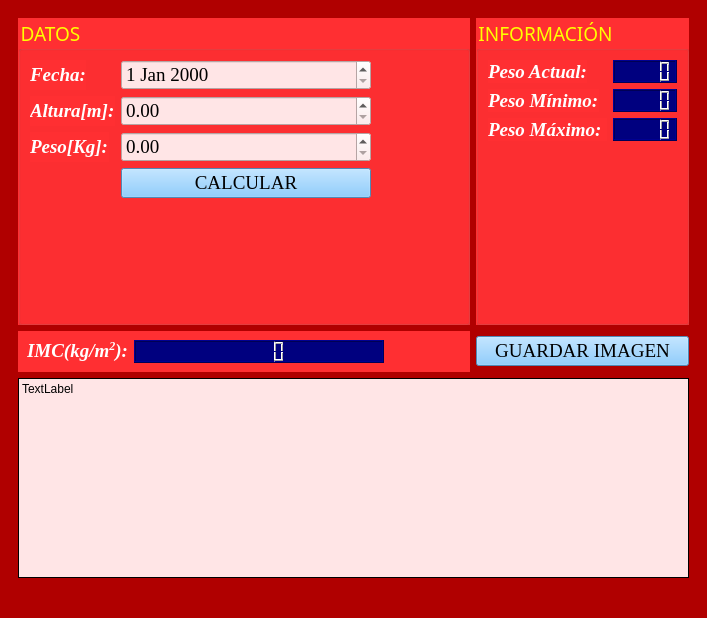
<?xml version="1.0" encoding="UTF-8"?>
<ui version="4.0">
 <class>Principal</class>
 <widget class="QMainWindow" name="Principal">
  <property name="geometry">
   <rect>
    <x>0</x>
    <y>0</y>
    <width>707</width>
    <height>618</height>
   </rect>
  </property>
  <property name="windowTitle">
   <string>Calculadora de Peso</string>
  </property>
  <property name="windowIcon">
   <iconset resource="Resources.qrc">
    <normaloff>:/Recursos/perdida-de-peso.png</normaloff>:/Recursos/perdida-de-peso.png</iconset>
  </property>
  <property name="styleSheet">
   <string notr="true">background-color: rgb(176, 0, 0);</string>
  </property>
  <widget class="QWidget" name="centralwidget">
   <layout class="QGridLayout" name="gridLayout_2">
    <item row="0" column="0">
     <widget class="QWidget" name="widget" native="true">
      <property name="styleSheet">
       <string notr="true">background-color: rgb(176, 0, 0);</string>
      </property>
      <layout class="QGridLayout" name="gridLayout">
       <item row="0" column="0">
        <widget class="QGroupBox" name="groupBox">
         <property name="font">
          <font>
           <family>Gill Sans Ultra Bold</family>
           <pointsize>14</pointsize>
          </font>
         </property>
         <property name="styleSheet">
          <string notr="true">background-color: rgb(255, 47, 50);
color: rgb(255, 255, 0);
</string>
         </property>
         <property name="title">
          <string>DATOS</string>
         </property>
         <layout class="QFormLayout" name="formLayout">
          <item row="0" column="0">
           <widget class="QLabel" name="label">
            <property name="font">
             <font>
              <family>Georgia</family>
              <pointsize>14</pointsize>
              <weight>75</weight>
              <italic>true</italic>
              <bold>true</bold>
             </font>
            </property>
            <property name="styleSheet">
             <string notr="true">color: rgb(255, 255, 255);</string>
            </property>
            <property name="text">
             <string>Fecha:</string>
            </property>
           </widget>
          </item>
          <item row="0" column="1">
           <widget class="QDateEdit" name="inFecha">
            <property name="maximumSize">
             <size>
              <width>250</width>
              <height>16777215</height>
             </size>
            </property>
            <property name="font">
             <font>
              <family>Georgia</family>
              <pointsize>14</pointsize>
             </font>
            </property>
            <property name="styleSheet">
             <string notr="true">background-color: rgb(255, 229, 230);
color: rgb(0, 0, 0);</string>
            </property>
            <property name="maximumDate">
             <date>
              <year>2122</year>
              <month>12</month>
              <day>31</day>
             </date>
            </property>
            <property name="minimumDate">
             <date>
              <year>1922</year>
              <month>1</month>
              <day>1</day>
             </date>
            </property>
           </widget>
          </item>
          <item row="1" column="0">
           <widget class="QLabel" name="label_2">
            <property name="font">
             <font>
              <family>Georgia</family>
              <pointsize>14</pointsize>
              <weight>75</weight>
              <italic>true</italic>
              <bold>true</bold>
             </font>
            </property>
            <property name="styleSheet">
             <string notr="true">color: rgb(255, 255, 255);</string>
            </property>
            <property name="text">
             <string>Altura[m]:</string>
            </property>
           </widget>
          </item>
          <item row="1" column="1">
           <widget class="QDoubleSpinBox" name="inAltura">
            <property name="maximumSize">
             <size>
              <width>250</width>
              <height>16777215</height>
             </size>
            </property>
            <property name="font">
             <font>
              <family>Georgia</family>
              <pointsize>14</pointsize>
             </font>
            </property>
            <property name="styleSheet">
             <string notr="true">background-color: rgb(255, 229, 230);
color: rgb(0, 0, 0);</string>
            </property>
            <property name="minimum">
             <double>0.000000000000000</double>
            </property>
            <property name="maximum">
             <double>3.000000000000000</double>
            </property>
            <property name="singleStep">
             <double>0.010000000000000</double>
            </property>
            <property name="value">
             <double>0.000000000000000</double>
            </property>
           </widget>
          </item>
          <item row="2" column="0">
           <widget class="QLabel" name="label_4">
            <property name="font">
             <font>
              <family>Georgia</family>
              <pointsize>14</pointsize>
              <weight>75</weight>
              <italic>true</italic>
              <bold>true</bold>
             </font>
            </property>
            <property name="styleSheet">
             <string notr="true">color: rgb(255, 255, 255);</string>
            </property>
            <property name="text">
             <string>Peso[Kg]:</string>
            </property>
           </widget>
          </item>
          <item row="2" column="1">
           <widget class="QDoubleSpinBox" name="inPeso">
            <property name="maximumSize">
             <size>
              <width>250</width>
              <height>16777215</height>
             </size>
            </property>
            <property name="font">
             <font>
              <family>Georgia</family>
              <pointsize>14</pointsize>
             </font>
            </property>
            <property name="styleSheet">
             <string notr="true">background-color: rgb(110, 192, 255);
background-color: rgb(255, 229, 230);
color: rgb(0, 0, 0);</string>
            </property>
            <property name="maximum">
             <double>600.000000000000000</double>
            </property>
            <property name="singleStep">
             <double>0.010000000000000</double>
            </property>
           </widget>
          </item>
          <item row="3" column="0">
           <spacer name="horizontalSpacer">
            <property name="orientation">
             <enum>Qt::Horizontal</enum>
            </property>
            <property name="sizeHint" stdset="0">
             <size>
              <width>40</width>
              <height>20</height>
             </size>
            </property>
           </spacer>
          </item>
          <item row="3" column="1">
           <widget class="QPushButton" name="btnCalcular">
            <property name="maximumSize">
             <size>
              <width>250</width>
              <height>16777215</height>
             </size>
            </property>
            <property name="font">
             <font>
              <family>Georgia</family>
              <pointsize>14</pointsize>
             </font>
            </property>
            <property name="styleSheet">
             <string notr="true">background-color: rgb(110, 192, 255);
color: rgb(0, 0, 0);</string>
            </property>
            <property name="text">
             <string>CALCULAR</string>
            </property>
            <property name="icon">
             <iconset resource="Resources.qrc">
              <normaloff>:/Recursos/calculadora.png</normaloff>:/Recursos/calculadora.png</iconset>
            </property>
           </widget>
          </item>
          <item row="4" column="1">
           <spacer name="verticalSpacer">
            <property name="orientation">
             <enum>Qt::Vertical</enum>
            </property>
            <property name="sizeHint" stdset="0">
             <size>
              <width>20</width>
              <height>40</height>
             </size>
            </property>
           </spacer>
          </item>
         </layout>
        </widget>
       </item>
       <item row="0" column="1" colspan="2">
        <widget class="QGroupBox" name="groupBox_2">
         <property name="font">
          <font>
           <family>Gill Sans Ultra Bold</family>
           <pointsize>14</pointsize>
          </font>
         </property>
         <property name="styleSheet">
          <string notr="true">background-color: rgb(255, 47, 50);
color: rgb(255, 255, 0);
</string>
         </property>
         <property name="title">
          <string>INFORMACIÓN</string>
         </property>
         <layout class="QFormLayout" name="formLayout_2">
          <item row="0" column="0">
           <widget class="QLabel" name="label_6">
            <property name="font">
             <font>
              <family>Georgia</family>
              <pointsize>14</pointsize>
              <weight>75</weight>
              <italic>true</italic>
              <bold>true</bold>
             </font>
            </property>
            <property name="styleSheet">
             <string notr="true">color: rgb(255, 255, 255);</string>
            </property>
            <property name="text">
             <string>Peso Actual:</string>
            </property>
           </widget>
          </item>
          <item row="0" column="1">
           <widget class="QLCDNumber" name="outPesoAct">
            <property name="maximumSize">
             <size>
              <width>250</width>
              <height>16777215</height>
             </size>
            </property>
            <property name="styleSheet">
             <string notr="true">background-color: rgb(0, 0, 127);</string>
            </property>
           </widget>
          </item>
          <item row="1" column="0">
           <widget class="QLabel" name="label_8">
            <property name="font">
             <font>
              <family>Georgia</family>
              <pointsize>14</pointsize>
              <weight>75</weight>
              <italic>true</italic>
              <bold>true</bold>
             </font>
            </property>
            <property name="styleSheet">
             <string notr="true">color: rgb(255, 255, 255);</string>
            </property>
            <property name="text">
             <string>Peso Mínimo:</string>
            </property>
           </widget>
          </item>
          <item row="1" column="1">
           <widget class="QLCDNumber" name="outPesoMin">
            <property name="maximumSize">
             <size>
              <width>250</width>
              <height>16777215</height>
             </size>
            </property>
            <property name="styleSheet">
             <string notr="true">background-color: rgb(0, 0, 127);</string>
            </property>
           </widget>
          </item>
          <item row="2" column="0">
           <widget class="QLabel" name="label_7">
            <property name="font">
             <font>
              <family>Georgia</family>
              <pointsize>14</pointsize>
              <weight>75</weight>
              <italic>true</italic>
              <bold>true</bold>
             </font>
            </property>
            <property name="styleSheet">
             <string notr="true">color: rgb(255, 255, 255);</string>
            </property>
            <property name="text">
             <string>Peso Máximo: </string>
            </property>
           </widget>
          </item>
          <item row="2" column="1">
           <widget class="QLCDNumber" name="outPesoMax">
            <property name="maximumSize">
             <size>
              <width>250</width>
              <height>16777215</height>
             </size>
            </property>
            <property name="styleSheet">
             <string notr="true">background-color: rgb(0, 0, 127);</string>
            </property>
           </widget>
          </item>
         </layout>
        </widget>
       </item>
       <item row="2" column="0" colspan="3">
        <widget class="QLabel" name="outCuadro">
         <property name="minimumSize">
          <size>
           <width>500</width>
           <height>200</height>
          </size>
         </property>
         <property name="styleSheet">
          <string notr="true">background-color: rgb(255, 229, 230);</string>
         </property>
         <property name="frameShape">
          <enum>QFrame::Box</enum>
         </property>
         <property name="text">
          <string>TextLabel</string>
         </property>
         <property name="alignment">
          <set>Qt::AlignLeading|Qt::AlignLeft|Qt::AlignTop</set>
         </property>
        </widget>
       </item>
       <item row="1" column="0">
        <widget class="QWidget" name="widget_2" native="true">
         <property name="styleSheet">
          <string notr="true">background-color: rgb(255, 47, 50);
border-color: rgb(255, 255, 255);</string>
         </property>
         <layout class="QFormLayout" name="formLayout_3">
          <item row="1" column="0">
           <widget class="QLabel" name="label_3">
            <property name="font">
             <font>
              <family>Georgia</family>
              <pointsize>14</pointsize>
              <weight>75</weight>
              <italic>true</italic>
              <bold>true</bold>
             </font>
            </property>
            <property name="styleSheet">
             <string notr="true">color: rgb(255, 255, 255);</string>
            </property>
            <property name="text">
             <string>&lt;html&gt;&lt;head/&gt;&lt;body&gt;&lt;p&gt;IMC(kg/m&lt;span style=&quot; vertical-align:super;&quot;&gt;2&lt;/span&gt;):&lt;/p&gt;&lt;/body&gt;&lt;/html&gt;</string>
            </property>
           </widget>
          </item>
          <item row="1" column="1">
           <widget class="QLCDNumber" name="outIMC">
            <property name="minimumSize">
             <size>
              <width>150</width>
              <height>0</height>
             </size>
            </property>
            <property name="maximumSize">
             <size>
              <width>250</width>
              <height>16777215</height>
             </size>
            </property>
            <property name="styleSheet">
             <string notr="true">background-color: rgb(0, 0, 127);</string>
            </property>
           </widget>
          </item>
         </layout>
        </widget>
       </item>
       <item row="1" column="1" colspan="2">
        <widget class="QPushButton" name="btnGuardarImg">
         <property name="font">
          <font>
           <family>Georgia</family>
           <pointsize>14</pointsize>
          </font>
         </property>
         <property name="styleSheet">
          <string notr="true">background-color: rgb(110, 192, 255);</string>
         </property>
         <property name="text">
          <string>GUARDAR IMAGEN</string>
         </property>
         <property name="icon">
          <iconset resource="Resources.qrc">
           <normaloff>:/Recursos/boton-guardar.png</normaloff>:/Recursos/boton-guardar.png</iconset>
         </property>
         <property name="iconSize">
          <size>
           <width>40</width>
           <height>40</height>
          </size>
         </property>
        </widget>
       </item>
      </layout>
     </widget>
    </item>
   </layout>
  </widget>
  <widget class="QMenuBar" name="menubar">
   <property name="geometry">
    <rect>
     <x>0</x>
     <y>0</y>
     <width>707</width>
     <height>21</height>
    </rect>
   </property>
  </widget>
  <widget class="QStatusBar" name="statusbar"/>
 </widget>
 <resources>
  <include location="Resources.qrc"/>
 </resources>
 <connections/>
</ui>
